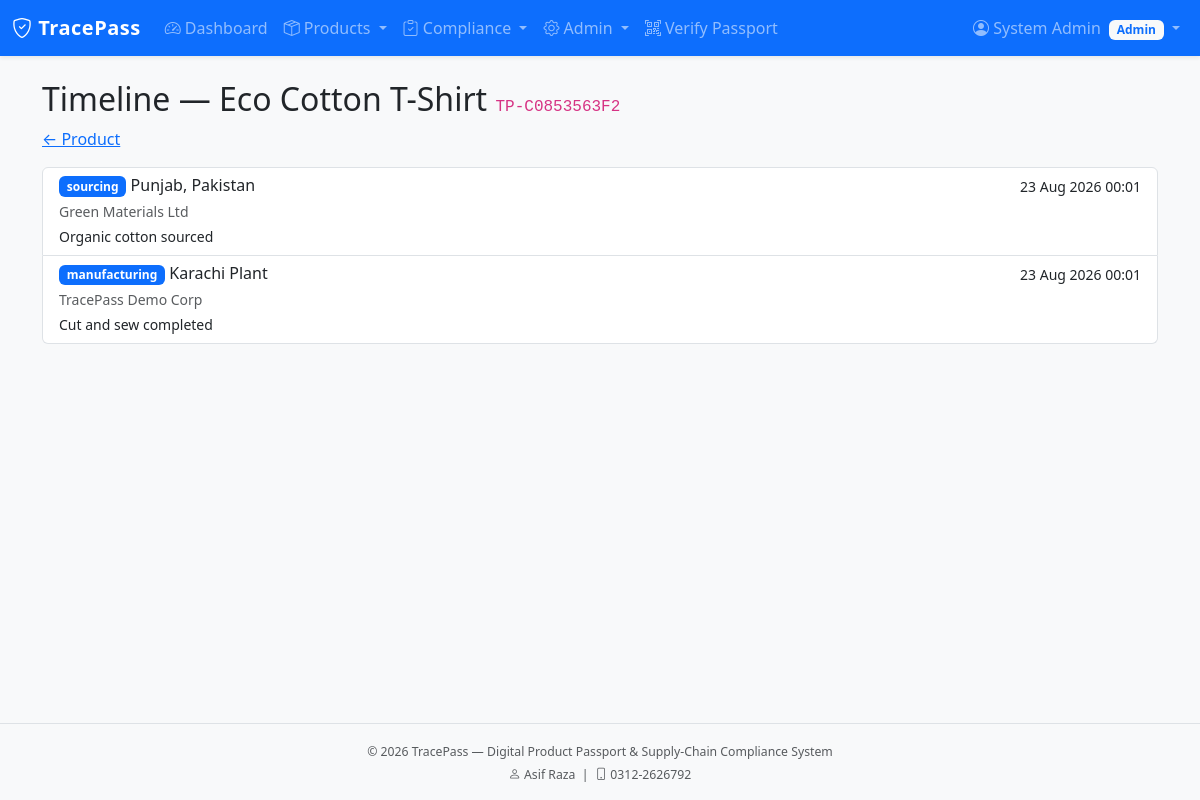
The app's page /supply/timeline/1 (signed in) with its own data.
### app/models/user.py (models this page shows, shortened)
class User(UserMixin, db.Model):
    __tablename__ = 'users'
    id = db.Column(db.Integer, primary_key=True)
    name = db.Column(db.String(100), nullable=False)
    email = db.Column(db.String(120), unique=True, nullable=False, index=True)
    password_hash = db.Column(db.String(256), nullable=False)
    role_id = db.Column(db.Integer, db.ForeignKey('roles.id'), nullable=False)
    organization_id = db.Column(db.Integer, db.ForeignKey('organizations.id'), nullable=True)
    is_active = db.Column(db.Boolean, default=True)
    last_login = db.Column(db.DateTime)
    created_at = db.Column(db.DateTime, default=datetime.utcnow)
    updated_at = db.Column(db.DateTime, default=datetime.utcnow, onupdate=datetime.utcnow)
    @property
    def password(self):
        raise AttributeError('password is not a readable attribute')
    def has_role(self, *role_names):
        if self.role is None:
            return False
        return self.role.name in role_names

### app/models/role.py (models this page shows, shortened)
class Role(db.Model):
    __tablename__ = 'roles'
    id = db.Column(db.Integer, primary_key=True)
    name = db.Column(db.String(64), unique=True, nullable=False, index=True)
    description = db.Column(db.String(255))
    permissions = db.Column(db.Integer, default=0)  # bitmask style if needed later
    is_default = db.Column(db.Boolean, default=False)
    created_at = db.Column(db.DateTime, default=datetime.utcnow)
    users = db.relationship('User', backref='role', lazy='dynamic')
    PERMISSION_VIEW_PUBLIC = 0x01
    PERMISSION_MANAGE_PRODUCTS = 0x02
    PERMISSION_MANAGE_SUPPLIERS = 0x04
    PERMISSION_COMPLIANCE = 0x08
    PERMISSION_ADMIN = 0x80

### app/models/product.py (models this page shows, shortened)
class Product(db.Model):
    __tablename__ = 'products'
    id = db.Column(db.Integer, primary_key=True)
    passport_code = db.Column(db.String(64), unique=True, nullable=False, index=True)
    name = db.Column(db.String(200), nullable=False)
    category = db.Column(db.String(100))
    brand = db.Column(db.String(100))
    model = db.Column(db.String(100))
    description = db.Column(db.Text)
    manufacturer_org_id = db.Column(db.Integer, db.ForeignKey('organizations.id'), nullable=False)
    origin_country = db.Column(db.String(80))
    status = db.Column(db.String(30), default='draft')  # draft, submitted, published, archived
    compliance_status = db.Column(db.String(30), default='pending')  # pending, compliant, non_compliant, under_review
    created_by = db.Column(db.Integer, db.ForeignKey('users.id'))
    created_at = db.Column(db.DateTime, default=datetime.utcnow)
    updated_at = db.Column(db.DateTime, default=datetime.utcnow, onupdate=datetime.utcnow)
    published_at = db.Column(db.DateTime)
    manufacturer = db.relationship('Organization', backref='products', foreign_keys=[manufacturer_org_id])
    creator = db.relationship('User', foreign_keys=[created_by])
    batches = db.relationship('ProductBatch', backref='product', lazy='dynamic', cascade='all, delete-orphan')
    materials = db.relationship('ProductMaterial', backref='product', lazy='dynamic', cascade='all, delete-orphan')
    events = db.relationship('SupplyChainEvent', backref='product', lazy='dynamic', cascade='all, delete-orphan')
    certificates = db.relationship('Certificate', backref='product', lazy='dynamic')
    compliance_checks = db.relationship('ComplianceCheck', backref='product', lazy='dynamic')
    compliance_reviews = db.relationship('ComplianceReview', backref='product', lazy='dynamic')

### app/models/supply_chain.py (models this page shows, shortened)
class SupplyChainEvent(db.Model):
    __tablename__ = 'supply_chain_events'
    id = db.Column(db.Integer, primary_key=True)
    product_id = db.Column(db.Integer, db.ForeignKey('products.id'), nullable=False)
    batch_id = db.Column(db.Integer, db.ForeignKey('product_batches.id'), nullable=True)
    event_type = db.Column(db.String(50), nullable=False)  # sourcing, processing, manufacturing, shipment, receipt, sale, recall
    event_date = db.Column(db.DateTime, default=datetime.utcnow)
    location = db.Column(db.String(150))
    organization_id = db.Column(db.Integer, db.ForeignKey('organizations.id'))
    reference_no = db.Column(db.String(80))
    notes = db.Column(db.Text)
    recorded_by = db.Column(db.Integer, db.ForeignKey('users.id'))
    created_at = db.Column(db.DateTime, default=datetime.utcnow)
    organization = db.relationship('Organization', foreign_keys=[organization_id])
    recorder = db.relationship('User', foreign_keys=[recorded_by])
    batch = db.relationship('ProductBatch', foreign_keys=[batch_id])

### app/models/organization.py (models this page shows, shortened)
class Organization(db.Model):
    __tablename__ = 'organizations'
    id = db.Column(db.Integer, primary_key=True)
    name = db.Column(db.String(150), nullable=False, index=True)
    type = db.Column(db.String(50), nullable=False)  # supplier, manufacturer, distributor, auditor, other
    registration_no = db.Column(db.String(100), unique=True)
    contact_email = db.Column(db.String(120))
    contact_phone = db.Column(db.String(30))
    address = db.Column(db.Text)
    country = db.Column(db.String(80))
    is_verified = db.Column(db.Boolean, default=False)
    is_active = db.Column(db.Boolean, default=True)
    created_at = db.Column(db.DateTime, default=datetime.utcnow)
    updated_at = db.Column(db.DateTime, default=datetime.utcnow, onupdate=datetime.utcnow)
    users = db.relationship('User', backref='organization', lazy='dynamic')

### app/supply/routes.py (the view)
@supply_bp.route('/timeline/<int:product_id>')
@login_required
def timeline(product_id):
    product = Product.query.get_or_404(product_id)
    events = product.events.order_by(SupplyChainEvent.event_date.asc()).all()
    return render_template('supply/timeline.html', product=product, events=events, title='Product Timeline')

### app/models/user.py (called while the page is built)
@login_manager.user_loader
def load_user(user_id):
    return User.query.get(int(user_id))

### app/templates/supply/timeline.html
{% extends "base.html" %}
{% block content %}
<div class="container">
<h2>Timeline — {{ product.name }} <code class="fs-6">{{ product.passport_code }}</code></h2>
<p><a href="{{ url_for('products.detail', id=product.id) }}">&larr; Product</a></p>
<div class="list-group">
{% for e in events %}
<div class="list-group-item">
<div class="d-flex w-100 justify-content-between">
<h6 class="mb-1"><span class="badge bg-primary">{{ e.event_type }}</span>
{{ e.location or '' }}</h6>
<small>{{ e.event_date.strftime('%d %b %Y %H:%M') if e.event_date else '' }}</small>
</div>
<p class="mb-1 small text-muted">{{ e.organization.name if e.organization else '' }}
{% if e.reference_no %} · Ref: {{ e.reference_no }}{% endif %}</p>
{% if e.notes %}<p class="mb-0 small">{{ e.notes }}</p>{% endif %}
</div>
{% else %}
<div class="list-group-item text-muted">No events recorded yet.</div>
{% endfor %}
</div></div>
{% endblock %}

### app/templates/includes/navbar.html (shortened to what this page needs)
<nav class="navbar navbar-expand-lg navbar-dark bg-primary shadow-sm">
    <div class="container-fluid">
        <a class="navbar-brand fw-bold" href="{{ url_for('main.index') }}">
            <i class="bi bi-shield-check"></i> TracePass
        </a>
        <div class="collapse navbar-collapse" id="mainNav">
            <ul class="navbar-nav me-auto mb-2 mb-lg-0">
                {% if current_user.is_authenticated %}
                    <li class="nav-item">
                        <a class="nav-link" href="{{ url_for('main.dashboard') }}">
                            <i class="bi bi-speedometer2"></i> Dashboard
                        </a>
                    </li>
                    {% if current_user.has_role('Manufacturer', 'Admin', 'Auditor', 'Distributor', 'Supplier') %}
                    <li class="nav-item dropdown">
                        <a class="nav-link dropdown-toggle" href="#" data-bs-toggle="dropdown">
                            <i class="bi bi-box-seam"></i> Products
                        </a>
                    </li>
                    {% endif %}
                    {% if current_user.has_role('Auditor', 'Admin') %}
                    <li class="nav-item dropdown">
                        <a class="nav-link dropdown-toggle" href="#" data-bs-toggle="dropdown">
                            <i class="bi bi-clipboard-check"></i> Compliance
                        </a>
                    </li>
                    {% elif current_user.has_role('Supplier', 'Manufacturer') %}
                    <li class="nav-item">
                        <a class="nav-link" href="{{ url_for('compliance.certificates') }}">
                            <i class="bi bi-file-earmark-check"></i> Certificates
                        </a>
                    </li>
                    {% endif %}
                    {% if current_user.has_role('Admin') %}
                    <li class="nav-item dropdown">
                        <a class="nav-link dropdown-toggle" href="#" data-bs-toggle="dropdown">
                            <i class="bi bi-gear"></i> Admin
                        </a>
                    </li>
                    {% endif %}
                {% endif %}
                <li class="nav-item">
                    <a class="nav-link" href="{{ url_for('public.verify') }}">
                        <i class="bi bi-qr-code-scan"></i> Verify Passport
                    </a>
                </li>
            </ul>
            <ul class="navbar-nav ms-auto">
                {% if current_user.is_authenticated %}
                    <li class="nav-item dropdown">
                        <a class="nav-link dropdown-toggle" href="#" data-bs-toggle="dropdown">
                            <i class="bi bi-person-circle"></i>
                            {{ current_user.name }}
                            <span class="badge bg-light text-primary ms-1">{{ current_user.role.name }}</span>
                        </a>
                    </li>
                {% endif %}
            </ul>
        </div>
    </div>
</nav>

### app/static/css/style.css (style rules this page uses)
:root { --tp-primary: #0d6efd; --tp-dark: #0a2540; }
body { min-height: 100vh; display: flex; flex-direction: column; background-color: #f8f9fa; }
.navbar-brand { letter-spacing: 0.5px; }

### records on screen
User: name "System Admin"
Role: role.name "Admin"
Product: name "Eco Cotton T-Shirt", passport_code "TP-C0853563F2"
SupplyChainEvent: event_type "sourcing", location "Punjab, Pakistan", event_date "23 Aug 2026 00:01", organization "Green Materials Ltd", notes "Organic cotton sourced"
SupplyChainEvent: event_type "manufacturing", location "Karachi Plant", event_date "23 Aug 2026 00:01", organization "TracePass Demo Corp", notes "Cut and sew completed"
